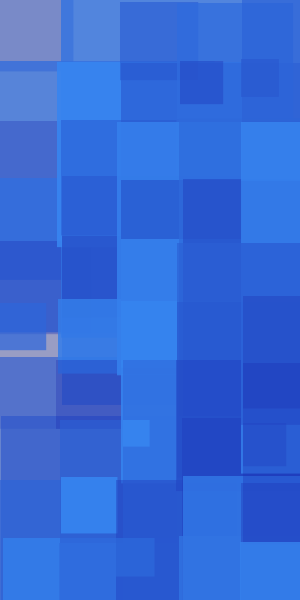
Frame 1 (no input)
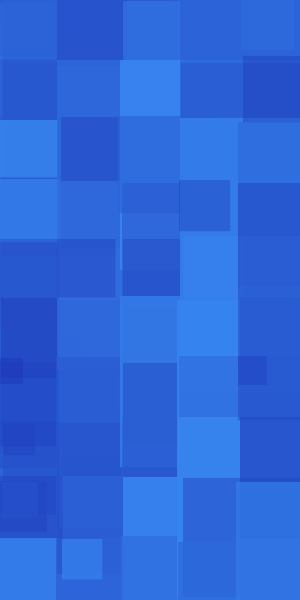
Frame 60 (the mouse pressed at the canvas centre just before this capture)
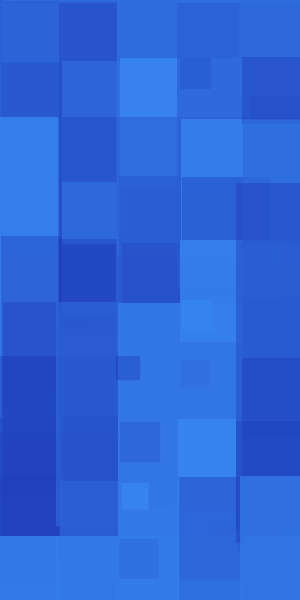
Frame 120 (the mouse held since frame 60 and released just before this capture)

The Processing sketch that drew these frames (run headless with seeded random() and noise(); from frame 60 on, the mouse is pressed at the canvas centre):

// Processing sketch: processing_49010
// ── processing_49010.pde

import java.util.ArrayList;

int APP_WIDTH;
int APP_HEIGHT;
int NUM_WIDTH;
int NUM_HEIGHT;
int posCount;
int cycleAmount;
int frameCounter;

ArrayList<PVector> VectorList  = new ArrayList<PVector>();
ArrayList<CRect> cRectList  = new ArrayList<CRect>();
ArrayList<CRect> cRectPushList = new ArrayList<CRect>();
ArrayList<CRect> cRectRestList = new ArrayList<CRect>();


void quickInits(){
  posCount = 0;
  NUM_WIDTH = 60;
  NUM_HEIGHT = 60;
  APP_WIDTH = 300;
  APP_HEIGHT = 600;
  cycleAmount = APP_HEIGHT/NUM_HEIGHT;
}

void setup(){
  quickInits();
  size(300,600); 
  // noLoop(); 
  frameRate(4);
  fillVectorList();
  fillCRectList();
}


void draw(){
  for(int posIndex = 0; posIndex < posCount; posIndex+=1){
    cRectList.get(posIndex).pos = VectorList.get(posIndex);
    cRectList.get(posIndex).display();
  }
  cycleArrayList(cycleAmount);  
  
  // if (frameCounter < 4) frameCounter+=1;
  // else noLoop();
}


void fillCRectList(){
  for(int posIndex = 0; posIndex < posCount; posIndex+=1){
    cRectList.add(new CRect());
  } 
}


void fillVectorList(){
  for(int i = 0; i<APP_WIDTH; i+=NUM_WIDTH){
    for(int j = 0; j<APP_HEIGHT; j+=NUM_HEIGHT){
      VectorList.add(new PVector(i, j));
      posCount += 1;
    } 
  }  
}


void cycleArrayList(int cycleNumber){
  // reset temporary storage
  cRectPushList.clear();
  cRectRestList.clear();
  
  for( int i = 0; i< posCount; i++){
    if (i < cycleNumber) cRectPushList.add( cRectList.get(i));
    if (i >= cycleNumber) cRectRestList.add( cRectList.get(i));
  }

  int cycleRest = posCount-cycleNumber;
  for( int j = 0; j< posCount; j++){
    if (j < cycleRest) cRectList.set(j, cRectRestList.get(j));
    if (j >= cycleRest) cRectList.set(j, cRectPushList.get(j-cycleRest));
  }
    
}


// second tab


class CRect{
  PVector pos = new PVector(0,0);
  color CRectColor;  
    
  CRect(){
    color col1 = color(55, 134, 240, 234);
    color col2 = color(23, 34 , 170, 65);
    float amt = random(1);
    CRectColor = lerpColor(col1, col2, amt);
  }
        
  void display(){
    fill(CRectColor);
    noStroke();
    int ranX = int(random(8)) - 4;
    int ranY = int(random(8)) - 4;
    float ranMagnify = random(1.0, 17.6);
    float rectSize = ranMagnify * 20;
    rect(pos.x + ranX, pos.y + ranY, rectSize, rectSize);
  }
  
  
  
}
